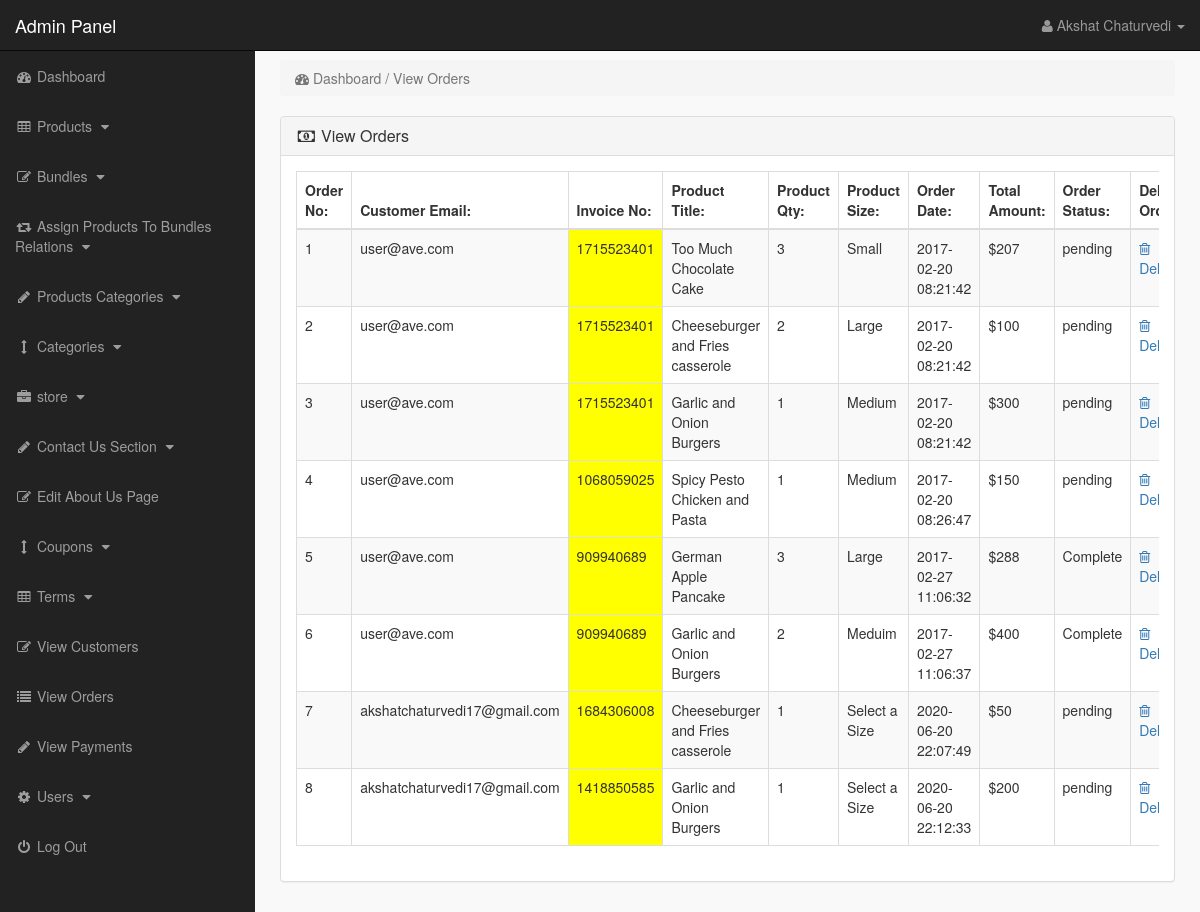
/admin_area/index.php?view_orders (signed in), run on the app's committed database.
### tables this page shows
CREATE TABLE `pending_orders` (
  `order_id` int(10) NOT NULL,
  `customer_id` int(10) NOT NULL,
  `invoice_no` int(10) NOT NULL,
  `product_id` text NOT NULL,
  `qty` int(10) NOT NULL,
  `size` text NOT NULL,
  `order_status` text NOT NULL
);

CREATE TABLE `customers` (
  `customer_id` int(10) NOT NULL,
  `customer_name` varchar(255) NOT NULL,
  `customer_email` varchar(255) NOT NULL,
  `customer_pass` varchar(255) NOT NULL,
  `customer_country` text NOT NULL,
  `customer_city` text NOT NULL,
  `customer_contact` varchar(255) NOT NULL,
  `customer_address` text NOT NULL,
  `customer_image` text NOT NULL,
  `customer_ip` varchar(255) NOT NULL,
  `customer_confirm_code` text NOT NULL
);

CREATE TABLE `products` (
  `product_id` int(10) NOT NULL,
  `p_cat_id` int(10) NOT NULL,
  `cat_id` int(10) NOT NULL,
  `date` timestamp NOT NULL DEFAULT current_timestamp() ON UPDATE current_timestamp(),
  `product_title` text NOT NULL,
  `product_url` text NOT NULL,
  `product_img1` text NOT NULL,
  `product_img2` text NOT NULL,
  `product_img3` text NOT NULL,
  `product_price` int(10) NOT NULL,
  `product_psp_price` int(100) NOT NULL,
  `product_recipe` text NOT NULL,
  `product_ingredients` text NOT NULL,
  `product_video` text NOT NULL,
  `product_keywords` text NOT NULL,
  `product_label` text NOT NULL,
  `status` varchar(255) NOT NULL
);

CREATE TABLE `customer_orders` (
  `order_id` int(10) NOT NULL,
  `customer_id` int(10) NOT NULL,
  `due_amount` int(100) NOT NULL,
  `invoice_no` int(100) NOT NULL,
  `qty` int(10) NOT NULL,
  `size` text NOT NULL,
  `order_date` timestamp NOT NULL DEFAULT current_timestamp() ON UPDATE current_timestamp(),
  `order_status` text NOT NULL
);

### admin_area/view_orders.php (the view)
<?php
if(!isset($_SESSION['admin_email'])){
echo "<script>window.open('login.php','_self')</script>";
}
else {
?>
<div class="row">
<div class="col-lg-12">
<ol class="breadcrumb">
<li class="active">
<i class="fa fa-dashboard"></i> Dashboard / View Orders
</li>
</ol>
</div>
</div>
<div class="row">
<div class="col-lg-12">
<div class="panel panel-default">
<div class="panel-heading">
<h3 class="panel-title">
<i class="fa fa-money fa-fw"></i> View Orders
</h3>
</div>
<div class="panel-body">
<div class="table-responsive">
<table class="table table-bordered table-hover table-striped">
<thead>
<tr>
<th>Order No:</th>
<th>Customer Email:</th>
<th>Invoice No:</th>
<th>Product Title:</th>
<th>Product Qty:</th>
<th>Product Size:</th>
<th>Order Date:</th>
<th>Total Amount:</th>
<th>Order Status:</th>
<th>Delete Order:</th>
</tr>
</thead>
<tbody>
<?php
$i = 0;
$get_orders = "select * from pending_orders";
$run_orders = mysqli_query($con,$get_orders);
while ($row_orders = mysqli_fetch_array($run_orders)) {
$order_id = $row_orders['order_id'];
$c_id = $row_orders['customer_id'];
$invoice_no = $row_orders['invoice_no'];
$product_id = $row_orders['product_id'];
$qty = $row_orders['qty'];
$size = $row_orders['size'];
$order_status = $row_orders['order_status'];
$get_products = "select * from products where product_id='$product_id'";
$run_products = mysqli_query($con,$get_products);
$row_products = mysqli_fetch_array($run_products);
$product_title = $row_products['product_title'];
$i++;
?>
<tr>
<td><?php echo $i; ?></td>
<td>
<?php
$get_customer = "select * from customers where customer_id='$c_id'";
$run_customer = mysqli_query($con,$get_customer);
$row_customer = mysqli_fetch_array($run_customer);
$customer_email = $row_customer['customer_email'];
echo $customer_email;
 ?>
 </td>
<td bgcolor="yellow" ><?php echo $invoice_no; ?></td>
<td><?php echo $product_title; ?></td>
<td><?php echo $qty; ?></td>
<td><?php echo $size; ?></td>
<td>
<?php
$get_customer_order = "select * from customer_orders where order_id='$order_id'";
$run_customer_order = mysqli_query($con,$get_customer_order);
$row_customer_order = mysqli_fetch_array($run_customer_order);
$order_date = $row_customer_order['order_date'];
$due_amount = $row_customer_order['due_amount'];
echo $order_date;
?>
</td>
<td>$<?php echo $due_amount; ?></td>
<td>
<?php
if($order_status=='pending'){
echo $order_status='pending';
}
else{
echo $order_status='Complete';
}
?>
</td>
<td>
<a href="index.php?order_delete=<?php echo $order_id; ?>" >
<i class="fa fa-trash-o" ></i> Delete
</a>
</td>
</tr>
<?php } ?>
</tbody>
</table>
</div>
</div>
</div>
</div>
</div>
<?php } ?>

### admin_area/includes/sidebar.php (shortened to what this page needs)
<?php
if(!isset($_SESSION['admin_email'])){
echo "<script>window.open('login.php','_self')</script>";
}
else {
?>
<nav class="navbar navbar-inverse navbar-fixed-top" >
<div class="navbar-header" >
<a class="navbar-brand" href="index.php?dashboard" >Admin Panel</a>
</div>
<ul class="nav navbar-right top-nav" >
<li class="dropdown" >
<a href="#" class="dropdown-toggle" data-toggle="dropdown" >
<i class="fa fa-user" ></i>
<?php echo $admin_name; ?> <b class="caret" ></b>
</a>
</li>
</ul>
<div class="collapse navbar-collapse navbar-ex1-collapse">
<ul class="nav navbar-nav side-nav">
<li>
<a href="index.php?dashboard">
<i class="fa fa-fw fa-dashboard"></i> Dashboard
</a>
</li>
<li>
<a href="#" data-toggle="collapse" data-target="#products">
<i class="fa fa-fw fa-table"></i> Products
<i class="fa fa-fw fa-caret-down"></i>
</a>
</li>
<li>
<a href="#" data-toggle="collapse" data-target="#bundles">
<i class="fa fa-fw fa-edit"></i> Bundles
<i class="fa fa-fw fa-caret-down"></i>
</a>
</li>
<li>
<a href="#" data-toggle="collapse" data-target="#relations">
<i class="fa fa-fw fa-retweet"></i> Assign Products To Bundles Relations
<i class="fa fa-fw fa-caret-down"></i>
</a>
</li>
<li>
<a href="#" data-toggle="collapse" data-target="#p_cat">
<i class="fa fa-fw fa-pencil"></i> Products Categories
<i class="fa fa-fw fa-caret-down"></i>
</a>
</li>
<li>
<a href="#" data-toggle="collapse" data-target="#cat">
<i class="fa fa-fw fa-arrows-v"></i> Categories
<i class="fa fa-fw fa-caret-down"></i>
</a>
</li>
<li>
<a href="#" data-toggle="collapse" data-target="#store">
<i class="fa fa-fw fa-briefcase"></i> store
<i class="fa fa-fw fa-caret-down"></i>
</a>
</li>
<li>
<a href="#" data-toggle="collapse" data-target="#contact_us">
<i class="fa fa-fw fa-pencil"> </i> Contact Us Section
<i class="fa fa-fw fa-caret-down"></i>
</a>
</li>
<li>
<a href="index.php?edit_about_us">
<i class="fa fa-fw fa-edit"></i> Edit About Us Page
</a>
</li>
<li>
<a href="#" data-toggle="collapse" data-target="#coupons">
<i class="fa fa-fw fa-arrows-v"></i> Coupons
<i class="fa fa-fw fa-caret-down"></i>
</a>
</li>
<li>
<a href="#" data-toggle="collapse" data-target="#terms" >
<i class="fa fa-fw fa-table"></i> Terms
<i class="fa fa-fw fa-caret-down"></i>
</a>
</li>
<li>
<a href="index.php?view_customers">
<i class="fa fa-fw fa-edit"></i> View Customers
</a>
</li>
<li>
<a href="index.php?view_orders">
<i class="fa fa-fw fa-list"></i> View Orders
</a>
</li>
<li>
<a href="index.php?view_payments">
<i class="fa fa-fw fa-pencil"></i> View Payments
</a>
</li>
<li>
<a href="#" data-toggle="collapse" data-target="#users">
<i class="fa fa-fw fa-gear"></i> Users
<i class="fa fa-fw fa-caret-down"></i>
</a>
</li>
<li>
<a href="logout.php">
<i class="fa fa-fw fa-power-off"></i> Log Out
</a>
</li>
</ul>
</div>
</nav>
<?php } ?>

### admin_area/css/style.css (style rules this page uses)
body { margin-top:100px; }
@media (min-width: 768px) { body { margin-top:50px; } }
.top-nav { padding:0 15px; }
.top-nav>li { display:inline-block; float:left; }
.top-nav>li>a { padding-top:15px; padding-bottom:15px; line-height:20px; color:#999; }
@media (min-width: 768px) { .side-nav { position:fixed; top:51px; width:255px; border-radius:0; overflow-y:auto; background-color: #222; bottom:0; overflow-x:hidden; padding-bottom:40px; } }
@media (min-width: 768px) { .side-nav>li>a { width:255px; } }
.panel-body { border-radius:5px; }

### data on the page
pending_orders: customer.customer_email "user@ave.com", invoice_no "1715523401", product.product_title "Too Much Chocolate Cake", qty "3", size "Small", customer_orders.order_date "2017-02-20 08:21:42", customer_orders.due_amount "207"
pending_orders: customer.customer_email "user@ave.com", invoice_no "1715523401", product.product_title "Cheeseburger and Fries casserole", qty "2", size "Large", customer_orders.order_date "2017-02-20 08:21:42", customer_orders.due_amount "100"
pending_orders: customer.customer_email "user@ave.com", invoice_no "1715523401", product.product_title "Garlic and Onion Burgers", qty "1", size "Medium", customer_orders.order_date "2017-02-20 08:21:42", customer_orders.due_amount "300"
pending_orders: customer.customer_email "user@ave.com", invoice_no "1068059025", product.product_title "Spicy Pesto Chicken and Pasta", qty "1", size "Medium", customer_orders.order_date "2017-02-20 08:26:47", customer_orders.due_amount "150"
pending_orders: customer.customer_email "user@ave.com", invoice_no "909940689", product.product_title "German Apple Pancake", qty "3", size "Large", customer_orders.order_date "2017-02-27 11:06:32", customer_orders.due_amount "288"
pending_orders: customer.customer_email "user@ave.com", invoice_no "909940689", product.product_title "Garlic and Onion Burgers", qty "2", size "Meduim", customer_orders.order_date "2017-02-27 11:06:37", customer_orders.due_amount "400"
pending_orders: customer.customer_email "akshatchaturvedi17@gmail.com", invoice_no "1684306008", product.product_title "Cheeseburger and Fries casserole", qty "1", size "Select a Size", customer_orders.order_date "2020-06-20 22:07:49", customer_orders.due_amount "50"
pending_orders: customer.customer_email "akshatchaturvedi17@gmail.com", invoice_no "1418850585", product.product_title "Garlic and Onion Burgers", qty "1", size "Select a Size", customer_orders.order_date "2020-06-20 22:12:33", customer_orders.due_amount "200"

### other printed values
$admin_name "Akshat Chaturvedi"
